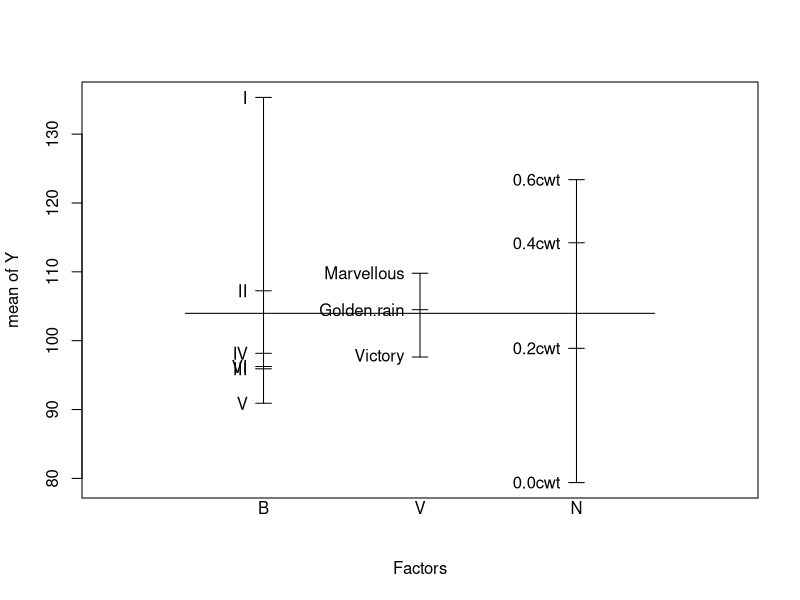
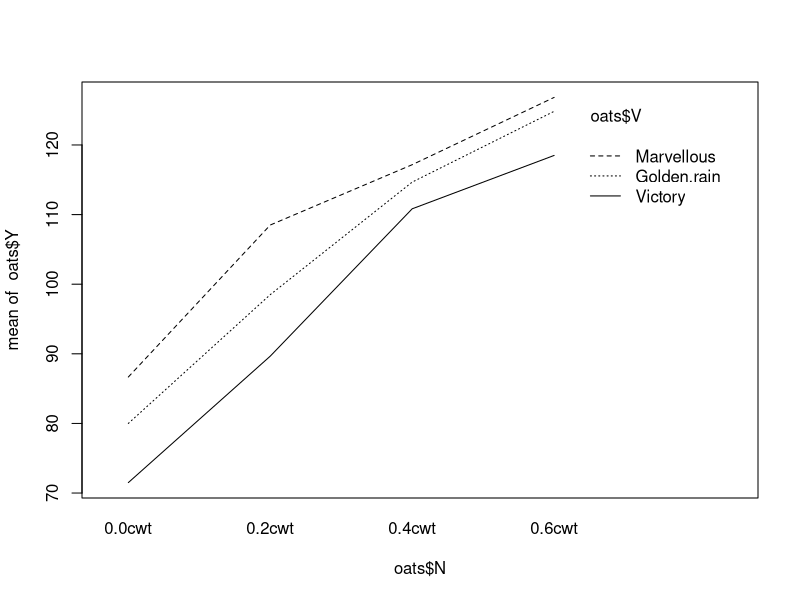
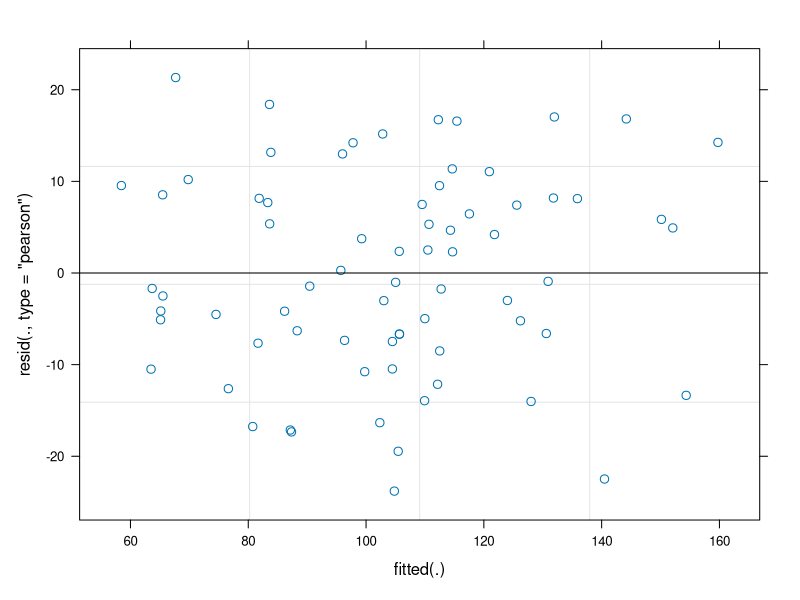

Generate these figures, in order, with R: (Note: this script raises an error after producing the figures.)
## Get idea of data-set ####

data(oats, package = "MASS")

str(oats)
oats
xtabs(~ N + V + B, data = oats)

plot.design(oats)
interaction.plot(oats$N, oats$V, oats$Y) ## averaging over blocks

## Analyze using split-plot model ####

library(lmerTest)

## fit proper mixed effects model
fit.lme <- lmer(Y ~ B + V * N + (1 | V:B), data = oats)
#anova(fit.lme)
summary(fit.lme)

## a wrong model would be
fit <- aov(Y ~ B + V * N, data = oats)
summary(fit)
## here, everything is tested against MS_E which is wrong,
## as we don't have independent observations!

## Residual analysis ####
plot(fit.lme)
par(mfrow = c(1, 2))
qqnorm(ranef(fit.lme)$'B:V'[,1])
qqnorm(resid(fit.lme))
par(mfrow = c(1, 1))
